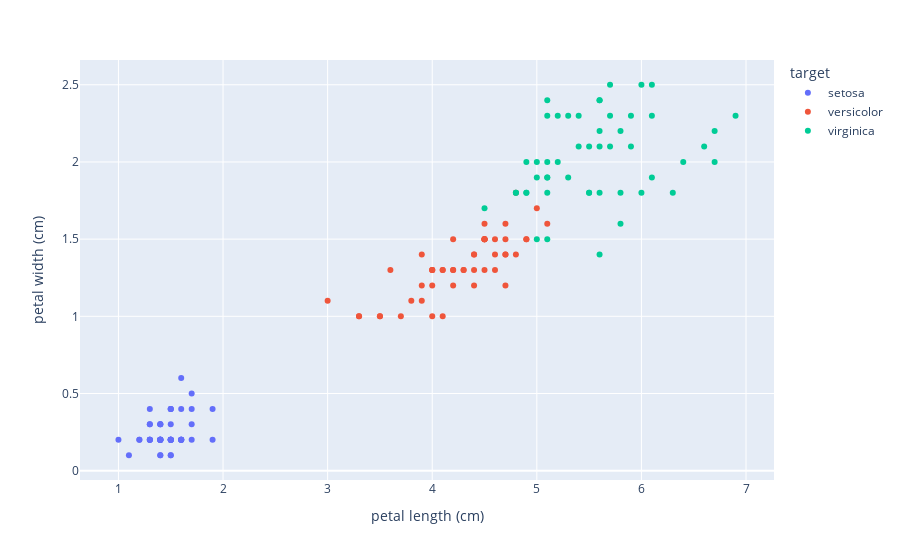

Notebook source saved alongside this figure:
### Markdown cell above
É importante ressaltar que os erros do modelo 2 estão em uma região problemática em relação à classificação pois os grupos das medidas das íris versicolor e virgínica se intersecionam como é possível verificar na dispersão abaixo:

### Code cell
fig_scatter = px.scatter(dados, x="petal length (cm)",
                         y="petal width (cm)", color="target")
fig_scatter.show()

### Figure 1 — Plotly figure (JSON) as saved in the notebook; plotly's stock layout.template omitted (floating-point values rounded to 4 significant figures)
{"data": [{"hovertemplate": "target=setosa<br>petal length (cm)=%{x}<br>petal width (cm)=%{y}<extra></extra>", "legendgroup": "setosa", "marker": {"color": "#636efa", "symbol": "circle"}, "mode": "markers", "name": "setosa", "orientation": "v", "showlegend": true, "type": "scatter", "x": [1.4, 1.4, 1.3, 1.5, 1.4, 1.7, 1.4, 1.5, 1.4, 1.5, 1.5, 1.6, 1.4, 1.1, 1.2, 1.5, 1.3, 1.4, 1.7, 1.5, 1.7, 1.5, 1, 1.7, 1.9, 1.6, 1.6, 1.5, 1.4, 1.6, 1.6, 1.5, 1.5, 1.4, 1.5, 1.2, 1.3, 1.4, 1.3, 1.5, 1.3, 1.3, 1.3, 1.6, 1.9, 1.4, 1.6, 1.4, 1.5, 1.4], "xaxis": "x", "y": [0.2, 0.2, 0.2, 0.2, 0.2, 0.4, 0.3, 0.2, 0.2, 0.1, 0.2, 0.2, 0.1, 0.1, 0.2, 0.4, 0.4, 0.3, 0.3, 0.3, 0.2, 0.4, 0.2, 0.5, 0.2, 0.2, 0.4, 0.2, 0.2, 0.2, 0.2, 0.4, 0.1, 0.2, 0.2, 0.2, 0.2, 0.1, 0.2, 0.2, 0.3, 0.3, 0.2, 0.6, 0.4, 0.3, 0.2, 0.2, 0.2, 0.2], "yaxis": "y"}, {"hovertemplate": "target=versicolor<br>petal length (cm)=%{x}<br>petal width (cm)=%{y}<extra></extra>", "legendgroup": "versicolor", "marker": {"color": "#EF553B", "symbol": "circle"}, "mode": "markers", "name": "versicolor", "orientation": "v", "showlegend": true, "type": "scatter", "x": [4.7, 4.5, 4.9, 4, 4.6, 4.5, 4.7, 3.3, 4.6, 3.9, 3.5, 4.2, 4, 4.7, 3.6, 4.4, 4.5, 4.1, 4.5, 3.9, 4.8, 4, 4.9, 4.7, 4.3, 4.4, 4.8, 5, 4.5, 3.5, 3.8, 3.7, 3.9, 5.1, 4.5, 4.5, 4.7, 4.4, 4.1, 4, 4.4, 4.6, 4, 3.3, 4.2, 4.2, 4.2, 4.3, 3, 4.1], "xaxis": "x", "y": [1.4, 1.5, 1.5, 1.3, 1.5, 1.3, 1.6, 1, 1.3, 1.4, 1, 1.5, 1, 1.4, 1.3, 1.4, 1.5, 1, 1.5, 1.1, 1.8, 1.3, 1.5, 1.2, 1.3, 1.4, 1.4, 1.7, 1.5, 1, 1.1, 1, 1.2, 1.6, 1.5, 1.6, 1.5, 1.3, 1.3, 1.3, 1.2, 1.4, 1.2, 1, 1.3, 1.2, 1.3, 1.3, 1.1, 1.3], "yaxis": "y"}, {"hovertemplate": "target=virginica<br>petal length (cm)=%{x}<br>petal width (cm)=%{y}<extra></extra>", "legendgroup": "virginica", "marker": {"color": "#00cc96", "symbol": "circle"}, "mode": "markers", "name": "virginica", "orientation": "v", "showlegend": true, "type": "scatter", "x": [6, 5.1, 5.9, 5.6, 5.8, 6.6, 4.5, 6.3, 5.8, 6.1, 5.1, 5.3, 5.5, 5, 5.1, 5.3, 5.5, 6.7, 6.9, 5, 5.7, 4.9, 6.7, 4.9, 5.7, 6, 4.8, 4.9, 5.6, 5.8, 6.1, 6.4, 5.6, 5.1, 5.6, 6.1, 5.6, 5.5, 4.8, 5.4, 5.6, 5.1, 5.1, 5.9, 5.7, 5.2, 5, 5.2, 5.4, 5.1], "xaxis": "x", "y": [2.5, 1.9, 2.1, 1.8, 2.2, 2.1, 1.7, 1.8, 1.8, 2.5, 2, 1.9, 2.1, 2, 2.4, 2.3, 1.8, 2.2, 2.3, 1.5, 2.3, 2, 2, 1.8, 2.1, 1.8, 1.8, 1.8, 2.1, 1.6, 1.9, 2, 2.2, 1.5, 1.4, 2.3, 2.4, 1.8, 1.8, 2.1, 2.4, 2.3, 1.9, 2.3, 2.5, 2.3, 1.9, 2, 2.3, 1.8], "yaxis": "y"}], "layout": {"legend": {"title": {"text": "target"}, "tracegroupgap": 0}, "margin": {"t": 60}, "xaxis": {"anchor": "y", "domain": [0, 1], "title": {"text": "petal length (cm)"}}, "yaxis": {"anchor": "x", "domain": [0, 1], "title": {"text": "petal width (cm)"}}}}
